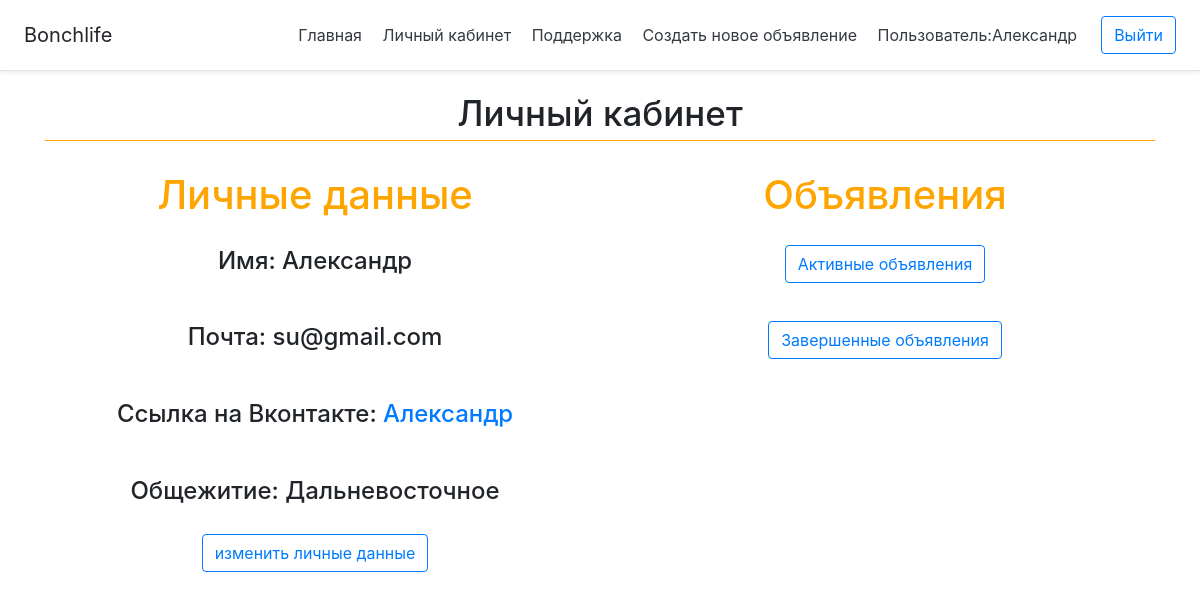
The app's page /user1/lic (signed in) with its own data.
### app.py (models this page shows)
class User(db.Model, UserMixin):
    id=db.Column( db.Integer,primary_key=True)
    mail=db.Column(db.String(200), unique=True,nullable=False)
    name=db.Column(db.String(200), nullable=False)
    id_vk=db.Column(db.String(200), unique=False,nullable=False)
    hostel=db.Column(db.String(100), nullable=False)
    password=db.Column(db.String(200), nullable=False)

### routes.py (the view)
@app.route('/user<int:id>/lic',methods=['GET','POST'])
@login_required
def lk(id):
    user=User.query.get(id)
    if current_user.is_authenticated==False:
        return redirect(url_for('hello_world'))
    else:
        return render_template('lk.html',user=user)

### app.py (called while the page is built)
@manager.user_loader
def load_user(user_id):
    return User.query.get(user_id)

### routes.py (called while the page is built)
@app.after_request
def redirect_to_sign(responce):
    if responce.status_code==401:
        return redirect(url_for('loginging')+'?next='+request.url)
    return responce

### templates/lk.html (shortened to what this page needs)
{%extends 'base.html'%}
{%block body%}
<div class="container">
     <span class="heading2"> Личный кабинет</span>
      <div class="row">
          <div class="col">
              <h1  style="color:orange">Личные данные</h1>
<div class="bl">
              <h4  class="h4" style="padding:20px"> Имя: {{current_user.name}}</h4>
</div><div class="bl">
              <h4 class="h4"  style="padding:20px">Почта: {{current_user.mail}}</h4>
              </div><div class="bl">
              <h4 class="h4"  style="padding:20px">Ссылка на Вконтакте: <a href="{{current_user.id_vk}}">{{current_user.name}}</a></h4>
              </div><div class="bl"  ><h4 style="padding:20px">Общежитие: {{current_user.hostel}}</h4>
              </div><div class="bl"><a href="/user{{current_user.id}}/lic/editdata" class="btn btn-outline-primary">изменить личные данные</a>
</div>
          </div>
        <div class="col">
           <h1 class="text " style="color:orange ">Объявления</h1>
           <h1 style="padding:10px"> <a href="/user{{current_user.id}}/lic/actualpost"  class="btn btn-outline-primary" about="ваши активные объявления">Активные объявления</a> </h1>
            <h1 style="padding:10px"><a  href="/user{{current_user.id}}/lic/notactualpost" class="btn btn-outline-primary">Завершенные объявления</a></h1>
		</div>
        </div>
      </div>
{%endblock%}

### templates/base.html (shortened to what this page needs)
<!DOCTYPE html>
<html lang="en">
<head>
    <link rel="stylesheet" href="https://stackpath.bootstrapcdn.com/bootstrap/4.5.0/css/bootstrap.min.css">
</head>
<body>
<div class="d-flex flex-column flex-md-row align-items-center p-3 px-md-4 mb-3 bg-white border-bottom shadow-sm" style="color=orange">
  <h5 class="my-0 mr-md-auto font-weight-normal">Bonchlife</h5>
  <nav class="my-2 my-md-0 mr-md-3">
    <a class="p-2 text-dark" href="{{url_for('hello_world')}}">Главная</a>
      {%if current_user.is_authenticated==True %}
    <a class="p-2 text-dark" href="/user{{current_user.id}}/lic">Личный кабинет</a>
      {%else%}
    <a class="p-2 text-dark" href="{{url_for('chat')}}">Личный кабинет</a>
      {%endif%}
    <a class="p-2 text-dark" href="{{url_for('helper')}}">Поддержка</a>
      <a class="p-2 text-dark" href="{{url_for('reg_post')}}">Создать новое объявление</a>
    {%if current_user.is_authenticated==True %}
      <a class="p-2 text-dark" >Пользователь:{{current_user.name}}</a>
      {%endif%}
  </nav>
    {%if current_user.is_authenticated==True %}
  <a class="btn btn-outline-primary" href="{{url_for('logout')}}">Выйти</a>
    {%endif%}
</div>
            {%block body%}{%endblock%}
</body>
</html>

### templates/lk.html (style rules this page uses)
.container { background: #fff; padding-bottom: 0px; border-radius: 15px; text-align: center; }
.container .heading2 { display: block; font-size: 35px; font-weight: 500; padding: 0px 0; border-bottom: 1px solid #ffa500; margin-bottom: 30px; }

### records on screen
User: name "Александр", mail "su@gmail.com", hostel "Дальневосточное"
